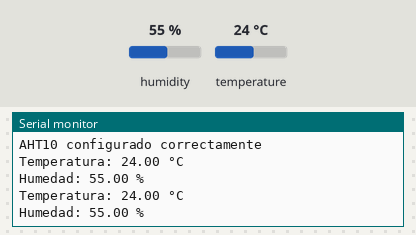
The sketch below on a simulated ESP32. Shown: the last lines printed to the serial monitor. The inputs (shaded band) are chosen by the test bench; at power-on: humidity 55 %, temperature 24 °C.

Above: at 2.9 s.
3.0 s: humidity set to 22 %
At 5.5 s:
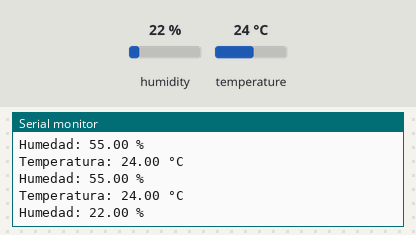
5.8 s: temperature set to 12 °C
At 7.6 s:
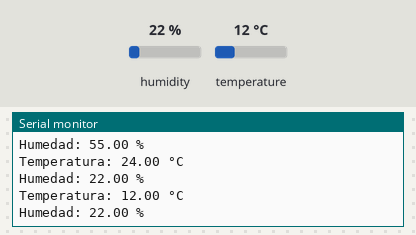
8.6 s: humidity set to 40 %
At 11.8 s:
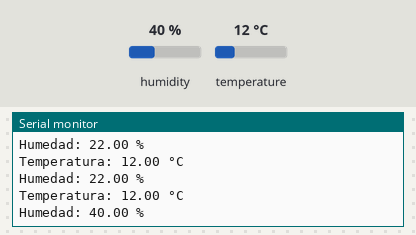
Timing chart, 0 to 13.3 s (numbered marks = the images above; inputs shaded):
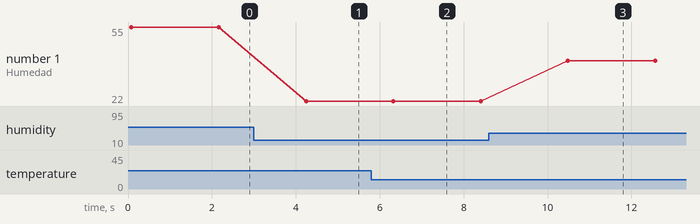

Measured:
- after the input at 3.0 s, the serial monitor: prints a new line after 1.2 s (image 1)
- after the input at 5.8 s, the serial monitor: prints a new line after 0.52 s (image 2)
- after the input at 8.6 s, the serial monitor: prints a new line after 1.9 s (image 3)
- plotted number 1: 55 → 22 after the input at 3.0 s, 22 → 40 after the input at 8.6 s

The sketch:

aht10.ino
```cpp
/*
 * Este código muestra cómo usar el sensor AHT10 con el ESP32 (Heltec LoRa 32 V3).
 * El AHT10 es un sensor de temperatura y humedad de alta precisión.
 * - Configura comunicación I2C.
 * - Lee datos del sensor y los muestra por Serial.
 * - Compatible con Heltec LoRa 32 V3.
 * hecho por Yeffrimic
 */

#include <Wire.h>          // Biblioteca para comunicación I2C
#include <Adafruit_AHTX0.h> // Biblioteca para el sensor AHT10

Adafruit_AHTX0 aht; // Objeto para interactuar con el sensor

void setup() {
  Serial.begin(115200); // Inicia comunicación serial (115200 baudios)
  while (!Serial) {     // Espera a que el puerto serial esté listo (solo para USB)
    delay(10);
  }

  Serial.println("\nProyecto Tzunun - Sensor AHT10 + Heltec LoRa 32 V3"); // Mensaje de inicio

  if (!aht.begin()) { // Intenta inicializar el AHT10
    Serial.println("¡Error! Sensor AHT10 no detectado. Verifica:");
    Serial.println("- Conexiones I2C (SDA/SCL)");
    Serial.println("- Alimentación (3.3V)");
    while (1) delay(10); // Bucle infinito si falla
  }

  Serial.println("AHT10 configurado correctamente");
}

void loop() {
  sensors_event_t humidity, temp; // Estructuras para almacenar datos

  aht.getEvent(&humidity, &temp); // Lee temperatura (°C) y humedad (%)

  // Muestra datos por Serial:
  Serial.print("Temperatura: ");
  Serial.print(temp.temperature);
  Serial.println(" °C");

  Serial.print("Humedad: ");
  Serial.print(humidity.relative_humidity);
  Serial.println(" %");

  delay(2000); // Espera 2 segundos entre lecturas
}
```
